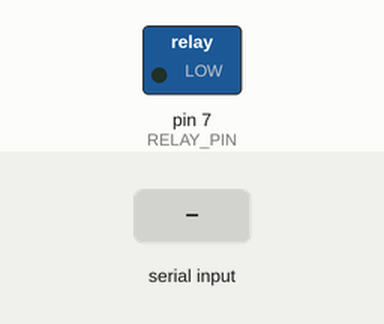
A sketch run on a simulated Arduino Uno, built with avr-gcc and run on an emulated ATmega328P. Shown: switched loads named in the sketch (green lamp = pin HIGH). Inputs (shaded band) come from the test bench.

Above: at 1.2 s.
1.3 s: "U" received over Serial
At 1.8 s:
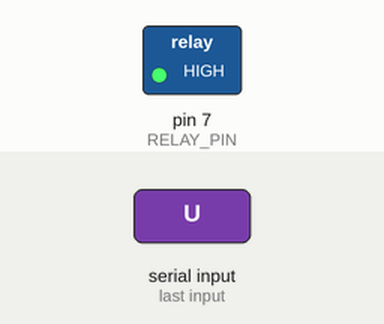
Timing chart, 0 to 7.8 s (numbered marks = the images above; inputs shaded):
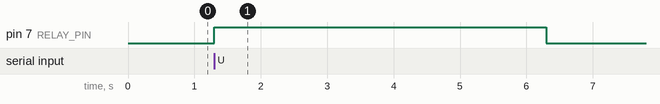

Measured:
- after the input at 1.3 s, pin 7 (RELAY_PIN): LOW → HIGH at once, → LOW 5.0 s later

The sketch:

sketch_mar24a.ino
```cpp
#define RELAY_PIN 7

void setup() {
  pinMode(RELAY_PIN, OUTPUT);
  Serial.begin(9600);
  lockSolenoid();  // Lock the solenoid by default
}

void loop() {
  if (Serial.available()) {
    char command = Serial.read();
    if (command == 'U') {
      unlockSolenoid();
    }
    else if (command == 'L') {
      lockSolenoid();
    }
  }
}

// Unlock the solenoid
void unlockSolenoid() {
  digitalWrite(RELAY_PIN, HIGH);
  delay(5000);  // Keep solenoid open for 5 seconds
  lockSolenoid();
}

// Lock the solenoid
void lockSolenoid() {
  digitalWrite(RELAY_PIN, LOW);
}
```
